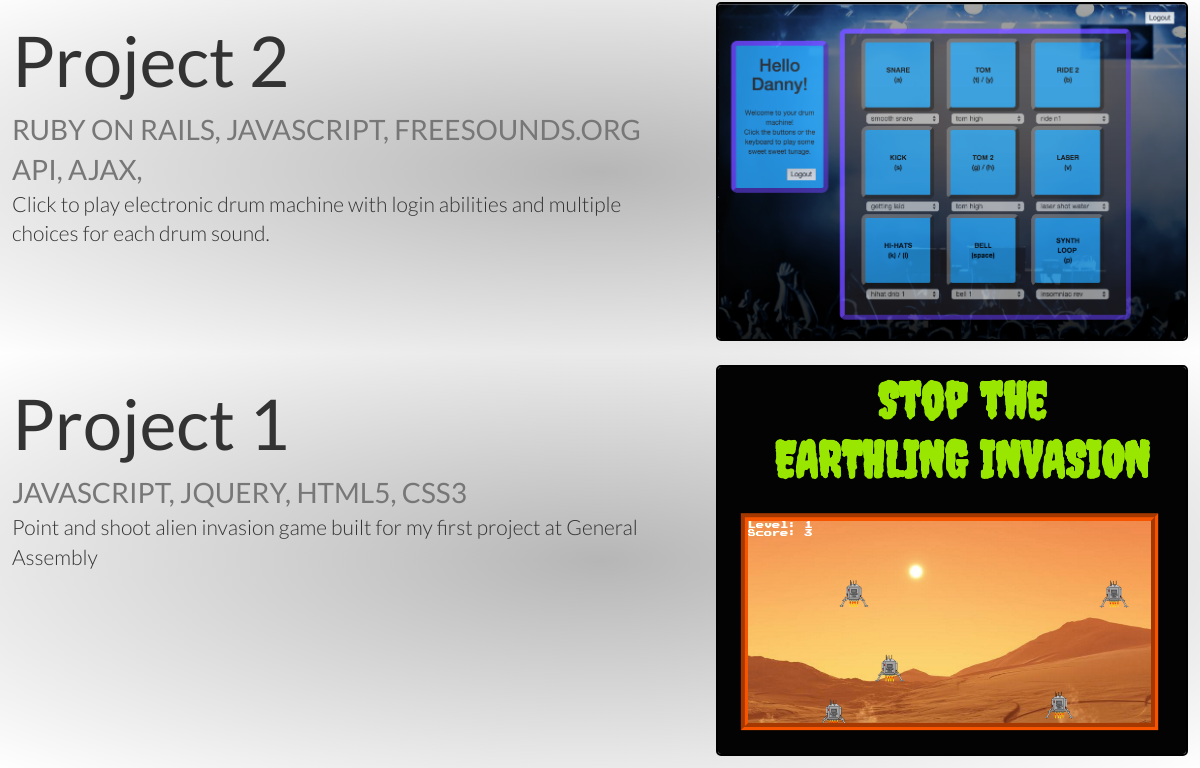
The app's page / (lower part), older data.
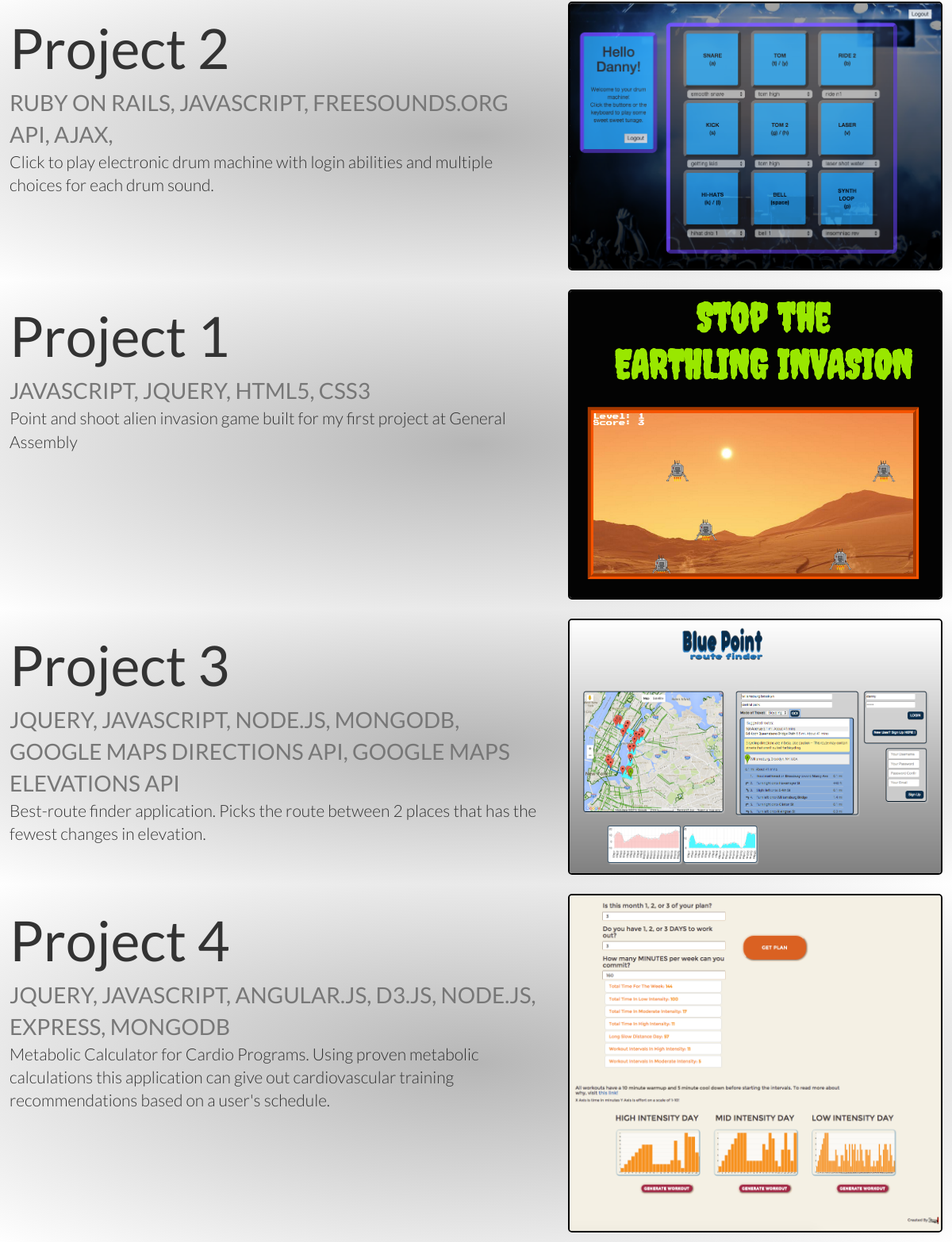
The same page, newer data.
### personalapp/models.py (models this page shows)
class Project(models.Model):
    title = models.CharField(max_length=200)
    languages = models.TextField()
    description = models.TextField()
    project_url = models.URLField(max_length=2000, null=True, blank=True)
    image = models.ImageField(upload_to='images/', null=True, blank=True)

### personalapp/views.py (the view)
# urls.py: url(r'^$', views.index, name='index'),
def index(request):
    splashes = Splash.objects.all()
    projects = Project.objects.all()
    return render(request, 'projects/index.html', {
        'projects': projects,
        'splashes': splashes,
    })

### personaldjango/templates/projects/index.html (shortened to what this page needs)
{% extends "base.html" %}
  {% block content %}
  <div id="content">
  {% for project in projects %}
  <div class="row featurette">
    <div class="col-md-7">
      <h2 class="featurette-heading">{{ project.title|capfirst }}</h2>
      <span class="text-muted">{{ project.languages|upper }}</span>
      <p class="lead">{{ project.description }}</p>
      </div>
      <div class="col-md-5">
        <img class="featurette-image img-responsive center-block" src="{{ project.image.url }}" alt="">
    </div>
  </div>
  {% endfor %}
  </div>
  {% endblock %}

Row changes from the older to the newer data that the page shows:
added Project: title "Project 3", languages "JQUERY, JAVASCRIPT, NODE.JS, MONGODB, GOOGLE MAPS DIRECTIONS API, GOOGLE MAPS ELEVATIONS API", description "Best-route finder application. Picks the route between 2 places that has the fewest changes in elevation.", image (picture)
added Project: title "Project 4", languages "JQUERY, JAVASCRIPT, ANGULAR.JS, D3.JS, NODE.JS, EXPRESS, MONGODB", description "Metabolic Calculator for Cardio Programs. Using proven metabolic calculations this application can give out cardiovascular training recommendations based on a user's schedule.", image (picture)
